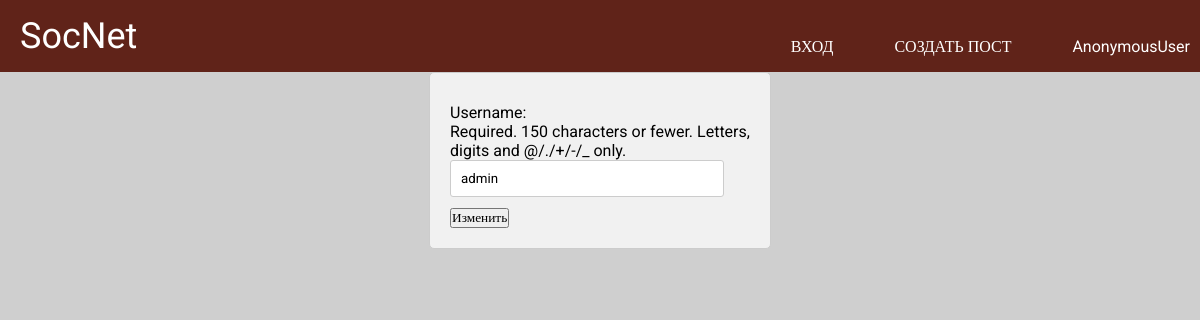
/users/update_username/1/, run on an earlier commit of the app's database.
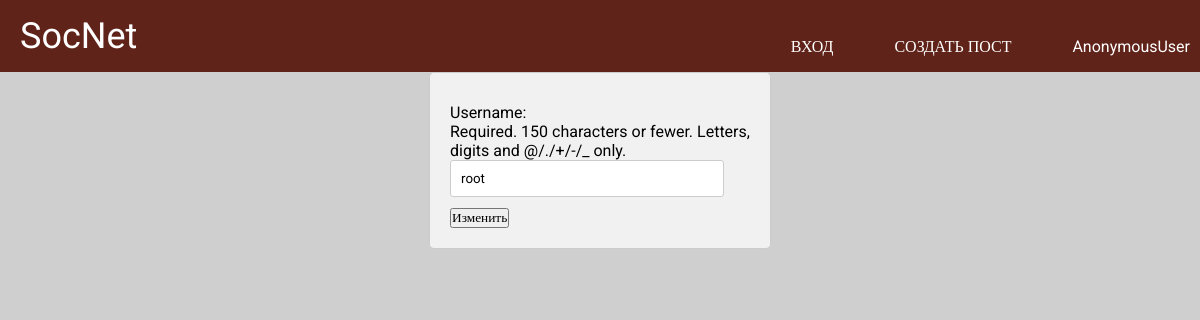
And on a later commit of the database.
### users/models.py (models this page shows, shortened)
class Users(AbstractUser):
    pass

### users/views.py (the view)
# urls.py: path('update_username/<int:pk>/', UpdateUserName.as_view(), name='update_username'),
class UpdateUserName(UpdateView):
    model = Users
    template_name = 'change_name.html'
    form_class = UsersForm

### users/forms.py
class UsersForm(forms.ModelForm):
    class Meta:
        model = Users
        fields = ['username',]

### users/templates/change_name.html (shortened to what this page needs)
{% extends "main/base.html" %}
{%block content%}
{% load static %}
<link rel="stylesheet" href="{% static "css/users.css" %}">
{% load widget_tweaks %}
<div class="login-form">
  <form method="post">
    {{form}}
    <button type='submit'>Изменить</button>
  </form>
</div>
{%endblock%}

What changed in the data, as far as the page shows it:
changed Users: username "admin" → "root"
